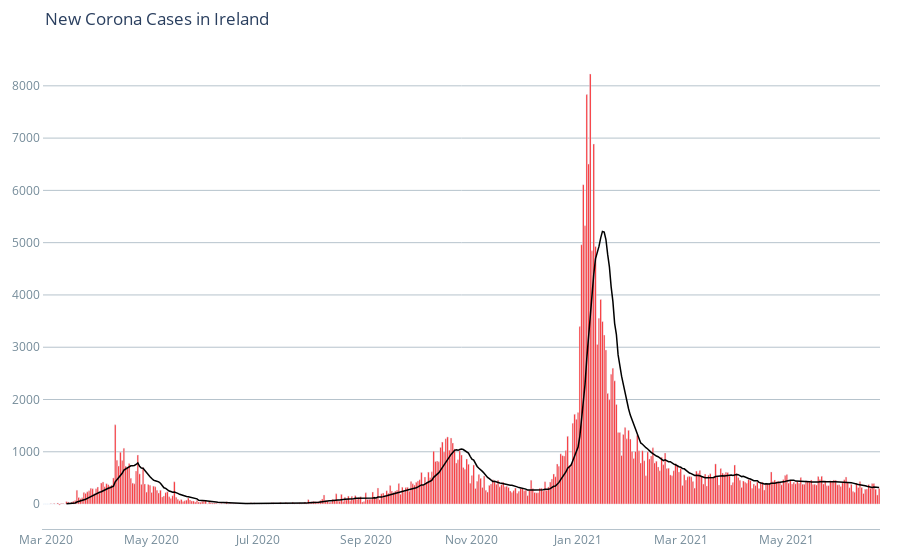

Source (notebook cell):
### Code cell
plot = go.Figure()

plot.add_trace(
    go.Bar(
        name='Daily Meas',
        x=df["Date"], 
        y=df["New_Confirmed"],
        marker={
            # size': 10,
            'color': 'red',
            'opacity': 1
        },
    )
)

plot.add_trace(
    go.Scatter(
        name='14 Day MA',
        x=df["Date"], 
        y=df["SMA_14"],
        mode='lines',
        marker={
            'size': 1,
            'color': 'black',
            'opacity': 0.7
        },
        line_width=1.5
    )
)


plot.update_layout(
    title_x=0,
    title='New Corona Cases in Ireland',
    margin={
        'l': 25,
        'b': 25,
        't': 50,
        'r': 20
    },
    height=400,
    yaxis={
        'color': '#748B99',
        'showgrid': True,
        'showline': True,
        'gridwidth': 1,
        'gridcolor': '#B6C3CC',
        # 'rangemode': "tozero",
        'range':
            [0,
             df.New_Confirmed.max() * 1.05],
        # 'ticksuffix': ' '
        # 'tickprefix': 'id: '
    },
    xaxis={
        'showgrid': False,
        'color': '#748B99',
        'showline': True,
        'linecolor': '#B6C3CC',
    },
    paper_bgcolor='#FFFFFF',
    plot_bgcolor='rgba(0,0,0,0)',
    showlegend=False,
    legend={
        'yanchor': 'top',
        'y': 0.99,
        'xanchor': 'right',
        'x': 0.99
    })

plot.show()

### Figure 1 — Plotly figure (JSON) as saved in the notebook; plotly's stock layout.template omitted (floating-point values rounded to 4 significant figures; data arrays with more than 128 entries replaced by an {"elided": "..."} marker saying what was removed)
{"data": [{"marker": {"color": "red", "opacity": 1}, "name": "Daily Meas", "type": "bar", "x": {"elided": "481 str values"}, "y": {"elided": "481 int values"}}, {"line": {"width": 1.5}, "marker": {"color": "black", "opacity": 0.7, "size": 1}, "mode": "lines", "name": "14 Day MA", "type": "scatter", "x": {"elided": "481 str values"}, "y": {"elided": "481 int values"}}], "layout": {"autosize": true, "dragmode": "pan", "legend": {"x": 0.99, "xanchor": "right", "y": 0.99, "yanchor": "top"}, "margin": {"b": 25, "l": 25, "r": 20, "t": 50}, "paper_bgcolor": "#FFFFFF", "plot_bgcolor": "rgba(0, 0, 0, 0)", "showlegend": false, "title": {"text": "New Corona Cases in Ireland"}, "xaxis": {"autorange": true, "color": "#748B99", "linecolor": "#B6C3CC", "range": ["2020-02-28 12:00", "2021-06-23 12:00"], "showgrid": false, "showline": true, "type": "date"}, "yaxis": {"autorange": true, "color": "#748B99", "gridcolor": "#B6C3CC", "gridwidth": 1, "range": [-477.1, 8685.0], "showgrid": true, "showline": true, "type": "linear"}}}
